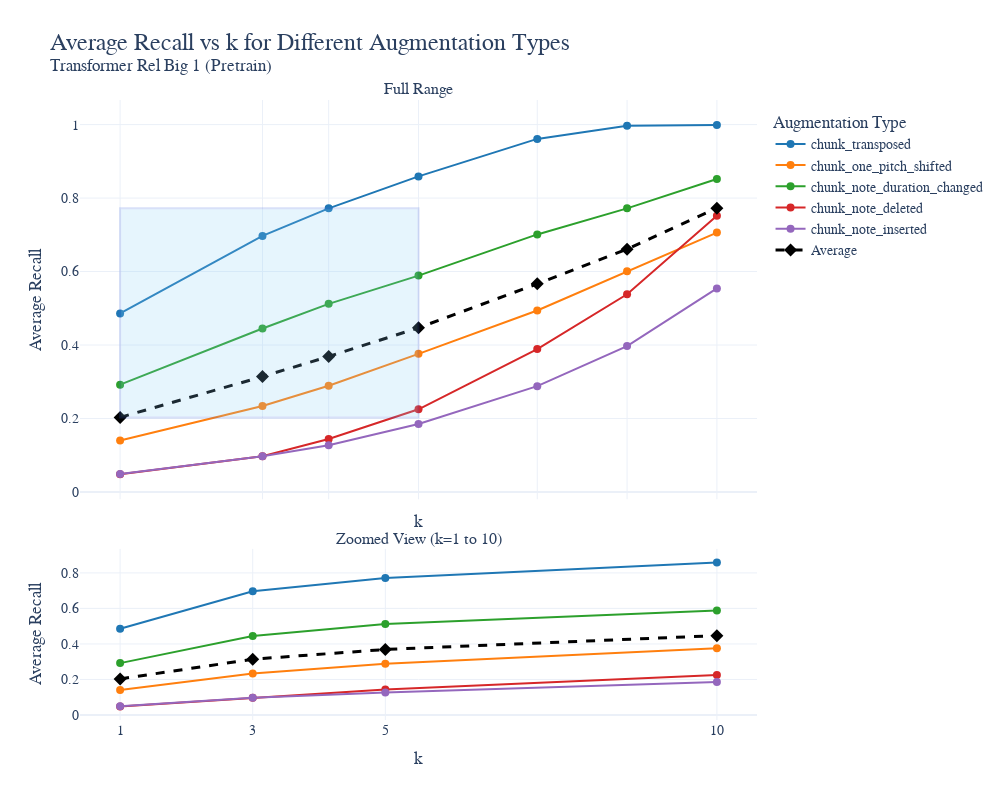

Write notebook code for a chart like this one.
### Markdown cell above
# using plotly - ugly!

### Code cell
import plotly.graph_objects as go
import plotly.express as px
import numpy as np
from plotly.subplots import make_subplots

def visualize_avg_recall(results, k_list, model_name):
    """
    Create a professional-looking line plot to visualize the average recall 
    for different augmentation types using Plotly.
    
    Args:
        results: The output dictionary from evaluate_search function
        k_list: List of k values used in the evaluation
        model_name: Name of the model being evaluated
    """
    aug_types = list(results.keys())
    if 'query_times' in aug_types:
        aug_types.remove('query_times')
    
    # Generate a color palette
    colors = px.colors.qualitative.D3[:len(aug_types)]
    
    # Create subplots: main plot and a zoomed-in section
    fig = make_subplots(rows=2, cols=1, row_heights=[0.7, 0.3], 
                        shared_xaxes=True, vertical_spacing=0.08,
                        subplot_titles=("Full Range", "Zoomed View (k=1 to 10)"))
    
    all_avg_recalls = []
    
    for aug_type, color in zip(aug_types, colors):
        avg_recalls = [results[aug_type]['top_k'][k]['avg_recall'] for k in k_list]
        all_avg_recalls.append(avg_recalls)
        
        # Main plot
        fig.add_trace(go.Scatter(
            x=k_list, y=avg_recalls, mode='lines+markers',
            name=aug_type, line=dict(color=color, width=2),
            marker=dict(size=8, symbol='circle')
        ), row=1, col=1)
        
        # Zoomed plot
        zoom_k = [k for k in k_list if k <= 10]
        zoom_recalls = avg_recalls[:len(zoom_k)]
        fig.add_trace(go.Scatter(
            x=zoom_k, y=zoom_recalls, mode='lines+markers',
            name=aug_type, line=dict(color=color, width=2),
            marker=dict(size=8, symbol='circle'), showlegend=False
        ), row=2, col=1)
    
    # Calculate and plot the average of all augmentations
    avg_of_avgs = np.mean(all_avg_recalls, axis=0)
    fig.add_trace(go.Scatter(
        x=k_list, y=avg_of_avgs, mode='lines+markers',
        name='Average', line=dict(color='black', width=3, dash='dash'),
        marker=dict(symbol='diamond', size=10, color='black')
    ), row=1, col=1)
    
    # Zoomed average plot
    zoom_avg = avg_of_avgs[:len(zoom_k)]
    fig.add_trace(go.Scatter(
        x=zoom_k, y=zoom_avg, mode='lines+markers',
        name='Average', line=dict(color='black', width=3, dash='dash'),
        marker=dict(symbol='diamond', size=10, color='black'), showlegend=False
    ), row=2, col=1)

    # Update layout for a professional look
    fig.update_layout(
        title=dict(
            text=f'Average Recall vs k for Different Augmentation Types<br><sup>{model_name}</sup>',
            font=dict(size=24)
        ),
        xaxis_title='k',
        yaxis_title='Average Recall',
        xaxis=dict(
            type='log',
            tickmode='array',
            tickvals=k_list,
            ticktext=[str(k) for k in k_list]
        ),
        xaxis2=dict(
            tickmode='array',
            tickvals=zoom_k,
            ticktext=[str(k) for k in zoom_k]
        ),
        legend=dict(
            title='Augmentation Type',
            yanchor="top",
            y=0.99,
            xanchor="left",
            x=1.02
        ),
        hovermode='x unified',
        template='plotly_white',
        width=1000,
        height=800,
        font=dict(family="Arial", size=14),
    )

    # Update axes
    fig.update_xaxes(title_text="k", row=2, col=1)
    fig.update_yaxes(title_text="Average Recall", row=1, col=1)
    fig.update_yaxes(title_text="Average Recall", row=2, col=1)

    # Add a rectangle to highlight the zoomed area
    fig.add_shape(type="rect",
        x0=1, y0=min(avg_of_avgs), x1=10, y1=max(avg_of_avgs),
        line=dict(color="RoyalBlue", width=2),
        fillcolor="LightSkyBlue", opacity=0.2,
        row=1, col=1
    )

    # Save the plot as a static image file
    fig.write_image(f"{model_name}_top_k_evaluation_results.png", scale=2)
    fig.show()

# Usage
k_list = [1, 3, 5, 10, 25, 50, 100]
model_results = results['transformer_rel_big_1']['pretrain_saved_model']  # Assuming there's only one model in results
visualize_avg_recall(model_results, k_list, "Transformer Rel Big 1 (Pretrain)")

### Figure 1 — Plotly figure (JSON) as saved in the notebook; plotly's stock layout.template omitted (floating-point values rounded to 4 significant figures)
{"data": [{"line": {"color": "#1F77B4", "width": 2}, "marker": {"size": 8, "symbol": "circle"}, "mode": "lines+markers", "name": "chunk_transposed", "type": "scatter", "x": [1, 3, 5, 10, 25, 50, 100], "xaxis": "x", "y": [0.486, 0.697, 0.772, 0.859, 0.961, 0.997, 0.999], "yaxis": "y"}, {"line": {"color": "#1F77B4", "width": 2}, "marker": {"size": 8, "symbol": "circle"}, "mode": "lines+markers", "name": "chunk_transposed", "showlegend": false, "type": "scatter", "x": [1, 3, 5, 10], "xaxis": "x2", "y": [0.486, 0.697, 0.772, 0.859], "yaxis": "y2"}, {"line": {"color": "#FF7F0E", "width": 2}, "marker": {"size": 8, "symbol": "circle"}, "mode": "lines+markers", "name": "chunk_one_pitch_shifted", "type": "scatter", "x": [1, 3, 5, 10, 25, 50, 100], "xaxis": "x", "y": [0.14, 0.234, 0.289, 0.376, 0.494, 0.601, 0.706], "yaxis": "y"}, {"line": {"color": "#FF7F0E", "width": 2}, "marker": {"size": 8, "symbol": "circle"}, "mode": "lines+markers", "name": "chunk_one_pitch_shifted", "showlegend": false, "type": "scatter", "x": [1, 3, 5, 10], "xaxis": "x2", "y": [0.14, 0.234, 0.289, 0.376], "yaxis": "y2"}, {"line": {"color": "#2CA02C", "width": 2}, "marker": {"size": 8, "symbol": "circle"}, "mode": "lines+markers", "name": "chunk_note_duration_changed", "type": "scatter", "x": [1, 3, 5, 10, 25, 50, 100], "xaxis": "x", "y": [0.292, 0.445, 0.512, 0.589, 0.701, 0.772, 0.852], "yaxis": "y"}, {"line": {"color": "#2CA02C", "width": 2}, "marker": {"size": 8, "symbol": "circle"}, "mode": "lines+markers", "name": "chunk_note_duration_changed", "showlegend": false, "type": "scatter", "x": [1, 3, 5, 10], "xaxis": "x2", "y": [0.292, 0.445, 0.512, 0.589], "yaxis": "y2"}, {"line": {"color": "#D62728", "width": 2}, "marker": {"size": 8, "symbol": "circle"}, "mode": "lines+markers", "name": "chunk_note_deleted", "type": "scatter", "x": [1, 3, 5, 10, 25, 50, 100], "xaxis": "x", "y": [0.048, 0.097, 0.144, 0.225, 0.389, 0.538, 0.752], "yaxis": "y"}, {"line": {"color": "#D62728", "width": 2}, "marker": {"size": 8, "symbol": "circle"}, "mode": "lines+markers", "name": "chunk_note_deleted", "showlegend": false, "type": "scatter", "x": [1, 3, 5, 10], "xaxis": "x2", "y": [0.048, 0.097, 0.144, 0.225], "yaxis": "y2"}, {"line": {"color": "#9467BD", "width": 2}, "marker": {"size": 8, "symbol": "circle"}, "mode": "lines+markers", "name": "chunk_note_inserted", "type": "scatter", "x": [1, 3, 5, 10, 25, 50, 100], "xaxis": "x", "y": [0.049, 0.097, 0.127, 0.185, 0.288, 0.397, 0.554], "yaxis": "y"}, {"line": {"color": "#9467BD", "width": 2}, "marker": {"size": 8, "symbol": "circle"}, "mode": "lines+markers", "name": "chunk_note_inserted", "showlegend": false, "type": "scatter", "x": [1, 3, 5, 10], "xaxis": "x2", "y": [0.049, 0.097, 0.127, 0.185], "yaxis": "y2"}, {"line": {"color": "black", "dash": "dash", "width": 3}, "marker": {"color": "black", "size": 10, "symbol": "diamond"}, "mode": "lines+markers", "name": "Average", "type": "scatter", "x": [1, 3, 5, 10, 25, 50, 100], "xaxis": "x", "y": [0.203, 0.314, 0.3688, 0.4468, 0.5666, 0.661, 0.7726], "yaxis": "y"}, {"line": {"color": "black", "dash": "dash", "width": 3}, "marker": {"color": "black", "size": 10, "symbol": "diamond"}, "mode": "lines+markers", "name": "Average", "showlegend": false, "type": "scatter", "x": [1, 3, 5, 10], "xaxis": "x2", "y": [0.203, 0.314, 0.3688, 0.4468], "yaxis": "y2"}], "layout": {"annotations": [{"font": {"size": 16}, "showarrow": false, "text": "Full Range", "x": 0.5, "xanchor": "center", "xref": "paper", "y": 1, "yanchor": "bottom", "yref": "paper"}, {"font": {"size": 16}, "showarrow": false, "text": "Zoomed View (k=1 to 10)", "x": 0.5, "xanchor": "center", "xref": "paper", "y": 0.276, "yanchor": "bottom", "yref": "paper"}], "font": {"family": "Arial", "size": 14}, "height": 800, "hovermode": "x unified", "legend": {"title": {"text": "Augmentation Type"}, "x": 1.02, "xanchor": "left", "y": 0.99, "yanchor": "top"}, "shapes": [{"fillcolor": "LightSkyBlue", "line": {"color": "RoyalBlue", "width": 2}, "opacity": 0.2, "type": "rect", "x0": 1, "x1": 10, "xref": "x", "y0": 0.203, "y1": 0.7726, "yref": "y"}], "title": {"font": {"size": 24}, "text": "Average Recall vs k for Different Augmentation Types<br><sup>Transformer Rel Big 1 (Pretrain)</sup>"}, "width": 1000, "xaxis": {"anchor": "y", "domain": [0, 1], "matches": "x2", "showticklabels": false, "tickmode": "array", "ticktext": ["1", "3", "5", "10", "25", "50", "100"], "tickvals": [1, 3, 5, 10, 25, 50, 100], "title": {"text": "k"}, "type": "log"}, "xaxis2": {"anchor": "y2", "domain": [0, 1], "tickmode": "array", "ticktext": ["1", "3", "5", "10"], "tickvals": [1, 3, 5, 10], "title": {"text": "k"}}, "yaxis": {"anchor": "x", "domain": [0.356, 1], "title": {"text": "Average Recall"}}, "yaxis2": {"anchor": "x2", "domain": [0, 0.276], "title": {"text": "Average Recall"}}}}
